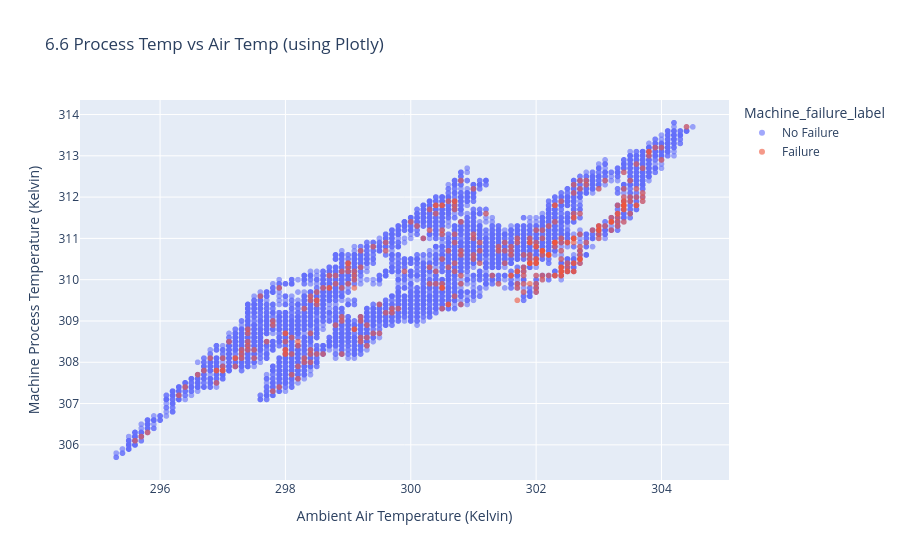

Notebook source saved alongside this figure:
### Code cell
fig6 = px.scatter(df_viz, x='Air_temperature_K', y='Process_temperature_K', 
                  color='Machine_failure_label', opacity=0.6,
                  title='6.6 Process Temp vs Air Temp (using Plotly)',
                  labels={'Air_temperature_K': 'Ambient Air Temperature (Kelvin)',
                      'Process_temperature_K': 'Machine Process Temperature (Kelvin)'
                  })
fig6.show()

### Figure 1 — Plotly figure (JSON) as saved in the notebook; plotly's stock layout.template omitted (floating-point values rounded to 4 significant figures; data arrays with more than 128 entries replaced by an {"elided": "..."} marker saying what was removed)
{"data": [{"hovertemplate": "Machine_failure_label=No Failure<br>Ambient Air Temperature (Kelvin)=%{x}<br>Machine Process Temperature (Kelvin)=%{y}<extra></extra>", "legendgroup": "No Failure", "marker": {"color": "#636efa", "opacity": 0.6, "symbol": "circle"}, "mode": "markers", "name": "No Failure", "showlegend": true, "type": "scattergl", "x": {"elided": "9661 float values"}, "xaxis": "x", "y": {"elided": "9661 float values"}, "yaxis": "y"}, {"hovertemplate": "Machine_failure_label=Failure<br>Ambient Air Temperature (Kelvin)=%{x}<br>Machine Process Temperature (Kelvin)=%{y}<extra></extra>", "legendgroup": "Failure", "marker": {"color": "#EF553B", "opacity": 0.6, "symbol": "circle"}, "mode": "markers", "name": "Failure", "showlegend": true, "type": "scattergl", "x": {"elided": "339 float values"}, "xaxis": "x", "y": {"elided": "339 float values"}, "yaxis": "y"}], "layout": {"autosize": true, "legend": {"title": {"text": "Machine_failure_label"}, "tracegroupgap": 0}, "title": {"text": "6.6 Process Temp vs Air Temp (using Plotly)"}, "xaxis": {"anchor": "y", "autorange": true, "domain": [0, 1], "range": [294.7, 305.1], "title": {"text": "Ambient Air Temperature (Kelvin)"}, "type": "linear"}, "yaxis": {"anchor": "x", "autorange": true, "domain": [0, 1], "range": [305.0, 314.5], "title": {"text": "Machine Process Temperature (Kelvin)"}, "type": "linear"}}}
